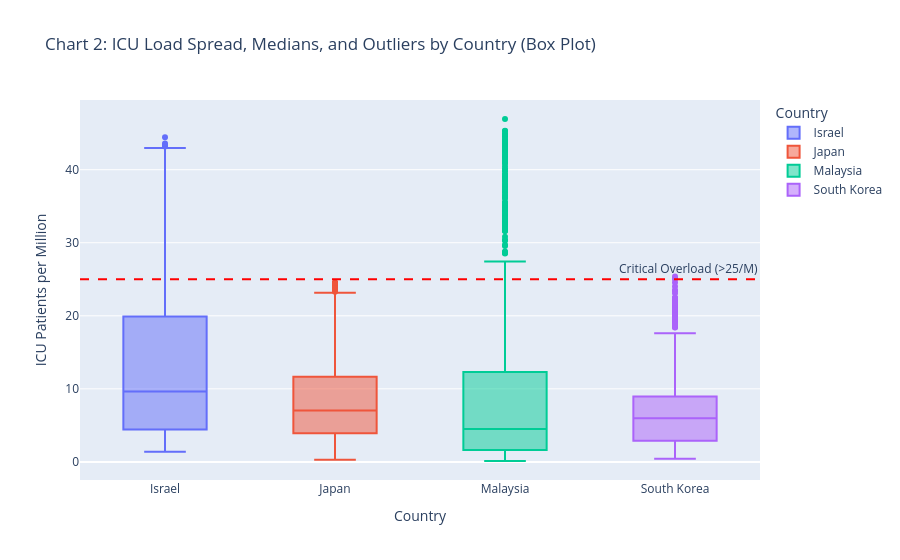

Notebook code for this chart:
### Code cell
# CHART 2: Interactive Box Plot of ICU Load by Country (Rubric 3c & 3d)
fig_box = px.box(
    df_clean,
    x='location',
    y='icu_per_million',
    color='location',
    points='outliers',  # Plots extreme mathematical outlier days as individual dots!
    title='Chart 2: ICU Load Spread, Medians, and Outliers by Country (Box Plot)',
    labels={'location': 'Country', 'icu_per_million': 'ICU Patients per Million'}
)

# Add our Critical Overload (>25/M) horizontal threshold line
fig_box.add_hline(
    y=25, line_dash='dash', line_color='red',
    annotation_text='Critical Overload (>25/M)', annotation_position='top right'
)

fig_box.show()

### Figure 1 — Plotly figure (JSON) as saved in the notebook; plotly's stock layout.template omitted (floating-point values rounded to 4 significant figures; data arrays with more than 128 entries replaced by an {"elided": "..."} marker saying what was removed)
{"data": [{"alignmentgroup": "True", "boxpoints": "outliers", "hovertemplate": "Country=%{x}<br>ICU Patients per Million=%{y}<extra></extra>", "legendgroup": "Israel", "marker": {"color": "#636efa"}, "name": "Israel", "notched": false, "offsetgroup": "Israel", "orientation": "v", "showlegend": true, "type": "box", "x": {"elided": "915 str values"}, "x0": " ", "xaxis": "x", "y": {"elided": "915 float values"}, "y0": " ", "yaxis": "y"}, {"alignmentgroup": "True", "boxpoints": "outliers", "hovertemplate": "Country=%{x}<br>ICU Patients per Million=%{y}<extra></extra>", "legendgroup": "Japan", "marker": {"color": "#EF553B"}, "name": "Japan", "notched": false, "offsetgroup": "Japan", "orientation": "v", "showlegend": true, "type": "box", "x": {"elided": "915 str values"}, "x0": " ", "xaxis": "x", "y": {"elided": "915 float values"}, "y0": " ", "yaxis": "y"}, {"alignmentgroup": "True", "boxpoints": "outliers", "hovertemplate": "Country=%{x}<br>ICU Patients per Million=%{y}<extra></extra>", "legendgroup": "Malaysia", "marker": {"color": "#00cc96"}, "name": "Malaysia", "notched": false, "offsetgroup": "Malaysia", "orientation": "v", "showlegend": true, "type": "box", "x": {"elided": "915 str values"}, "x0": " ", "xaxis": "x", "y": {"elided": "915 float values"}, "y0": " ", "yaxis": "y"}, {"alignmentgroup": "True", "boxpoints": "outliers", "hovertemplate": "Country=%{x}<br>ICU Patients per Million=%{y}<extra></extra>", "legendgroup": "South Korea", "marker": {"color": "#ab63fa"}, "name": "South Korea", "notched": false, "offsetgroup": "South Korea", "orientation": "v", "showlegend": true, "type": "box", "x": {"elided": "915 str values"}, "x0": " ", "xaxis": "x", "y": {"elided": "915 float values"}, "y0": " ", "yaxis": "y"}], "layout": {"annotations": [{"showarrow": false, "text": "Critical Overload (>25/M)", "x": 1, "xanchor": "right", "xref": "x domain", "y": 25, "yanchor": "bottom", "yref": "y"}], "boxmode": "overlay", "legend": {"title": {"text": "Country"}, "tracegroupgap": 0}, "shapes": [{"line": {"color": "red", "dash": "dash"}, "type": "line", "x0": 0, "x1": 1, "xref": "x domain", "y0": 25, "y1": 25, "yref": "y"}], "title": {"text": "Chart 2: ICU Load Spread, Medians, and Outliers by Country (Box Plot)"}, "xaxis": {"anchor": "y", "categoryarray": ["Israel", "Japan", "Malaysia", "South Korea"], "categoryorder": "array", "domain": [0, 1], "title": {"text": "Country"}}, "yaxis": {"anchor": "x", "domain": [0, 1], "title": {"text": "ICU Patients per Million"}}}}
